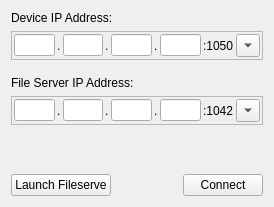
<?xml version="1.0" encoding="UTF-8"?>
<ui version="4.0">
 <class>ezQtRemoteConnectionDlg</class>
 <widget class="QDialog" name="ezQtRemoteConnectionDlg">
  <property name="geometry">
   <rect>
    <x>0</x>
    <y>0</y>
    <width>274</width>
    <height>207</height>
   </rect>
  </property>
  <property name="minimumSize">
   <size>
    <width>200</width>
    <height>0</height>
   </size>
  </property>
  <property name="maximumSize">
   <size>
    <width>353</width>
    <height>300</height>
   </size>
  </property>
  <property name="windowTitle">
   <string>Remote Connection</string>
  </property>
  <property name="windowIcon">
   <iconset resource="../QtResources/resources.qrc">
    <normaloff>:/EditorFramework/Icons/Connection16.png</normaloff>:/EditorFramework/Icons/Connection16.png</iconset>
  </property>
  <layout class="QVBoxLayout" name="verticalLayout_2">
   <item>
    <widget class="QLabel" name="label">
     <property name="toolTip">
      <string>The IP address of the device on which the remote engine process is running.</string>
     </property>
     <property name="text">
      <string>Device IP Address:</string>
     </property>
    </widget>
   </item>
   <item>
    <widget class="QFrame" name="frame">
     <property name="minimumSize">
      <size>
       <width>0</width>
       <height>0</height>
      </size>
     </property>
     <property name="maximumSize">
      <size>
       <width>350</width>
       <height>16777215</height>
      </size>
     </property>
     <property name="frameShape">
      <enum>QFrame::StyledPanel</enum>
     </property>
     <property name="frameShadow">
      <enum>QFrame::Sunken</enum>
     </property>
     <layout class="QVBoxLayout" name="verticalLayout">
      <property name="spacing">
       <number>2</number>
      </property>
      <property name="leftMargin">
       <number>2</number>
      </property>
      <property name="topMargin">
       <number>2</number>
      </property>
      <property name="rightMargin">
       <number>2</number>
      </property>
      <property name="bottomMargin">
       <number>2</number>
      </property>
      <item>
       <layout class="QHBoxLayout" name="horizontalLayout">
        <item>
         <widget class="QLineEdit" name="IP1">
          <property name="inputMask">
           <string>000</string>
          </property>
          <property name="maxLength">
           <number>3</number>
          </property>
         </widget>
        </item>
        <item>
         <widget class="QLabel" name="label_2">
          <property name="text">
           <string>.</string>
          </property>
         </widget>
        </item>
        <item>
         <widget class="QLineEdit" name="IP2">
          <property name="inputMask">
           <string>000</string>
          </property>
          <property name="maxLength">
           <number>3</number>
          </property>
         </widget>
        </item>
        <item>
         <widget class="QLabel" name="label_3">
          <property name="text">
           <string>.</string>
          </property>
         </widget>
        </item>
        <item>
         <widget class="QLineEdit" name="IP3">
          <property name="inputMask">
           <string>000</string>
          </property>
          <property name="maxLength">
           <number>3</number>
          </property>
         </widget>
        </item>
        <item>
         <widget class="QLabel" name="label_4">
          <property name="text">
           <string>.</string>
          </property>
         </widget>
        </item>
        <item>
         <widget class="QLineEdit" name="IP4">
          <property name="inputMask">
           <string>000</string>
          </property>
          <property name="maxLength">
           <number>3</number>
          </property>
         </widget>
        </item>
        <item>
         <widget class="QLabel" name="LabelPort">
          <property name="text">
           <string>:1050</string>
          </property>
         </widget>
        </item>
        <item>
         <widget class="QToolButton" name="RecentIPs">
          <property name="text">
           <string>...</string>
          </property>
          <property name="popupMode">
           <enum>QToolButton::InstantPopup</enum>
          </property>
          <property name="arrowType">
           <enum>Qt::DownArrow</enum>
          </property>
         </widget>
        </item>
       </layout>
      </item>
     </layout>
    </widget>
   </item>
   <item>
    <spacer name="verticalSpacer_2">
     <property name="orientation">
      <enum>Qt::Vertical</enum>
     </property>
     <property name="sizeType">
      <enum>QSizePolicy::Fixed</enum>
     </property>
     <property name="sizeHint" stdset="0">
      <size>
       <width>20</width>
       <height>10</height>
      </size>
     </property>
    </spacer>
   </item>
   <item>
    <widget class="QLabel" name="LabelFileserveCmd_2">
     <property name="toolTip">
      <string>The IP address that the remote engine process should use to connect to the file server. Typically the IP through which the device can reach this PC.</string>
     </property>
     <property name="text">
      <string>File Server IP Address:</string>
     </property>
    </widget>
   </item>
   <item>
    <widget class="QFrame" name="frame_2">
     <property name="minimumSize">
      <size>
       <width>0</width>
       <height>0</height>
      </size>
     </property>
     <property name="maximumSize">
      <size>
       <width>350</width>
       <height>16777215</height>
      </size>
     </property>
     <property name="frameShape">
      <enum>QFrame::StyledPanel</enum>
     </property>
     <property name="frameShadow">
      <enum>QFrame::Sunken</enum>
     </property>
     <layout class="QVBoxLayout" name="verticalLayout_3">
      <property name="spacing">
       <number>2</number>
      </property>
      <property name="leftMargin">
       <number>2</number>
      </property>
      <property name="topMargin">
       <number>2</number>
      </property>
      <property name="rightMargin">
       <number>2</number>
      </property>
      <property name="bottomMargin">
       <number>2</number>
      </property>
      <item>
       <layout class="QHBoxLayout" name="horizontalLayout_3">
        <item>
         <widget class="QLineEdit" name="FsIP1">
          <property name="inputMask">
           <string>000</string>
          </property>
          <property name="maxLength">
           <number>3</number>
          </property>
         </widget>
        </item>
        <item>
         <widget class="QLabel" name="label_5">
          <property name="text">
           <string>.</string>
          </property>
         </widget>
        </item>
        <item>
         <widget class="QLineEdit" name="FsIP2">
          <property name="inputMask">
           <string>000</string>
          </property>
          <property name="maxLength">
           <number>3</number>
          </property>
         </widget>
        </item>
        <item>
         <widget class="QLabel" name="label_6">
          <property name="text">
           <string>.</string>
          </property>
         </widget>
        </item>
        <item>
         <widget class="QLineEdit" name="FsIP3">
          <property name="inputMask">
           <string>000</string>
          </property>
          <property name="maxLength">
           <number>3</number>
          </property>
         </widget>
        </item>
        <item>
         <widget class="QLabel" name="label_7">
          <property name="text">
           <string>.</string>
          </property>
         </widget>
        </item>
        <item>
         <widget class="QLineEdit" name="FsIP4">
          <property name="inputMask">
           <string>000</string>
          </property>
          <property name="maxLength">
           <number>3</number>
          </property>
         </widget>
        </item>
        <item>
         <widget class="QLabel" name="LabelPort_2">
          <property name="text">
           <string>:1042</string>
          </property>
         </widget>
        </item>
        <item>
         <widget class="QToolButton" name="RecentFsIPs">
          <property name="text">
           <string>...</string>
          </property>
          <property name="popupMode">
           <enum>QToolButton::InstantPopup</enum>
          </property>
          <property name="arrowType">
           <enum>Qt::DownArrow</enum>
          </property>
         </widget>
        </item>
       </layout>
      </item>
     </layout>
    </widget>
   </item>
   <item>
    <spacer name="verticalSpacer">
     <property name="orientation">
      <enum>Qt::Vertical</enum>
     </property>
     <property name="sizeHint" stdset="0">
      <size>
       <width>20</width>
       <height>55</height>
      </size>
     </property>
    </spacer>
   </item>
   <item>
    <layout class="QHBoxLayout" name="horizontalLayout_2">
     <item>
      <widget class="QPushButton" name="ButtonLaunchFS">
       <property name="text">
        <string>Launch Fileserve</string>
       </property>
       <property name="autoDefault">
        <bool>false</bool>
       </property>
      </widget>
     </item>
     <item>
      <spacer name="horizontalSpacer">
       <property name="orientation">
        <enum>Qt::Horizontal</enum>
       </property>
       <property name="sizeHint" stdset="0">
        <size>
         <width>40</width>
         <height>20</height>
        </size>
       </property>
      </spacer>
     </item>
     <item>
      <widget class="QPushButton" name="ButtonConnect">
       <property name="text">
        <string>Connect</string>
       </property>
       <property name="autoDefault">
        <bool>false</bool>
       </property>
      </widget>
     </item>
    </layout>
   </item>
  </layout>
 </widget>
 <resources>
  <include location="../../../Code/Tools/GuiFoundation/QtResources/resources.qrc"/>
  <include location="../QtResources/resources.qrc"/>
 </resources>
 <connections/>
</ui>
